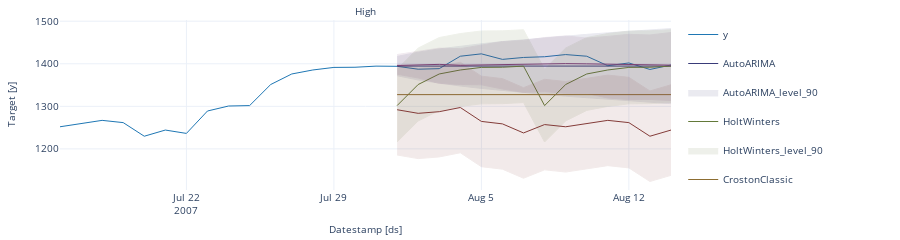

Notebook code for this chart:
### Code cell
sf.plot(High.tail(30),forecasts_df)
